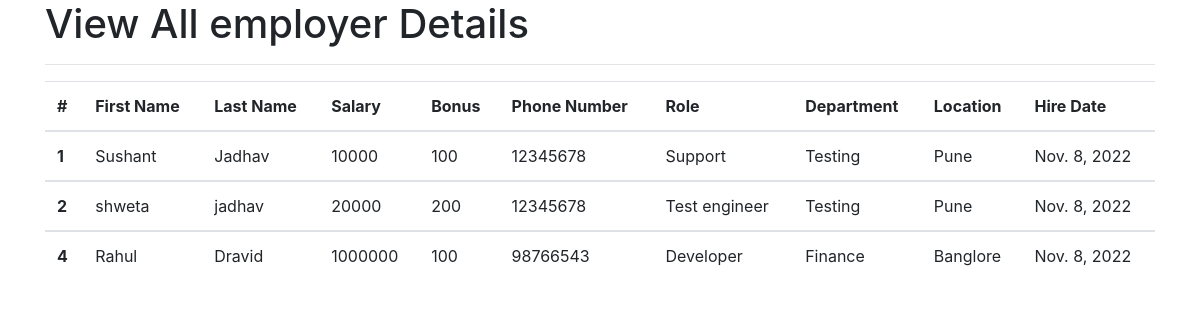
The app's page /all_emp with its own data.
### emp_app/models.py (models this page shows, shortened)
class Employee(models.Model):
        first_name = models.CharField(max_length=100, null=False)
        last_name = models.CharField(max_length=100)
        dept = models.ForeignKey(Department, on_delete=models.CASCADE)
        salary = models.IntegerField(default=0)
        bonus = models.IntegerField(default=0)
        role = models.ForeignKey(Role, on_delete=models.CASCADE)
        phone = models.IntegerField(default=0)
        hire_date = models.DateField()
        def __str__(self):
            return "%s %s %s" %(self.first_name,self.last_name,self.phone)

class Role(models.Model):
    name = models.CharField(max_length=100, null=False)

class Department(models.Model):
    name = models.CharField(max_length=100,null=False)
    location = models.CharField(max_length=100)

### emp_app/views.py (the view)
# urls.py: path('all_emp', views.all_emp, name='all_emp'),
def all_emp(request):
    emps = Employee.objects.all()
    context = {
        'emps':emps
    }
    print(context)
    return render(request,'view_all_emp.html',context)

### emp_app/templates/view_all_emp.html (shortened to what this page needs)
<!DOCTYPE html>
<html lang="en">
<head>
    <link rel="stylesheet" href="https://cdn.jsdelivr.net/npm/bootstrap@4.3.1/dist/css/bootstrap.min.css">
</head>
<body>
    <div class="container">
        <h1>View All employer Details</h1>
        <hr>
        <table class="table">
          <thead>
            <tr>
              <th scope="col">#</th>
              <th scope="col">First Name</th>
              <th scope="col">Last Name</th>
              <th scope="col">Salary</th>
              <th scope="col">Bonus</th>
              <th scope="col">Phone Number</th>
              <th scope="col">Role</th>
              <th scope="col">Department</th>
              <th scope="col">Location</th>
              <th scope="col">Hire Date</th>
            </tr>
          </thead>
          <tbody>
            <tr>
              {% for emp in emps %}
              <th scope="row">{{emp.id}}</th>
              <td>{{emp.first_name}}</td>
              <td>{{emp.last_name}}</td>
              <td>{{emp.salary}}</td>
              <td>{{emp.bonus}}</td>
              <td>{{emp.phone}}</td>
              <td>{{emp.role.name}}</td>
              <td>{{emp.dept.name}}</td>
              <td>{{emp.dept.location}}</td>
              <td>{{emp.hire_date}}</td>
            </tr>
          </tbody>
          {% endfor %}
        </table>
  </body>
</html>

### records on screen
Employee: id "1", first_name "Sushant", last_name "Jadhav", salary "10000", bonus "100", phone "12345678", role.name "Support", dept.name "Testing", dept.location "Pune", hire_date "Nov. 8, 2022"
Employee: id "2", first_name "shweta", last_name "jadhav", salary "20000", bonus "200", phone "12345678", role.name "Test engineer", dept.name "Testing", dept.location "Pune", hire_date "Nov. 8, 2022"
Employee: id "4", first_name "Rahul", last_name "Dravid", salary "1000000", bonus "100", phone "98766543", role.name "Developer", dept.name "Finance", dept.location "Banglore", hire_date "Nov. 8, 2022"
